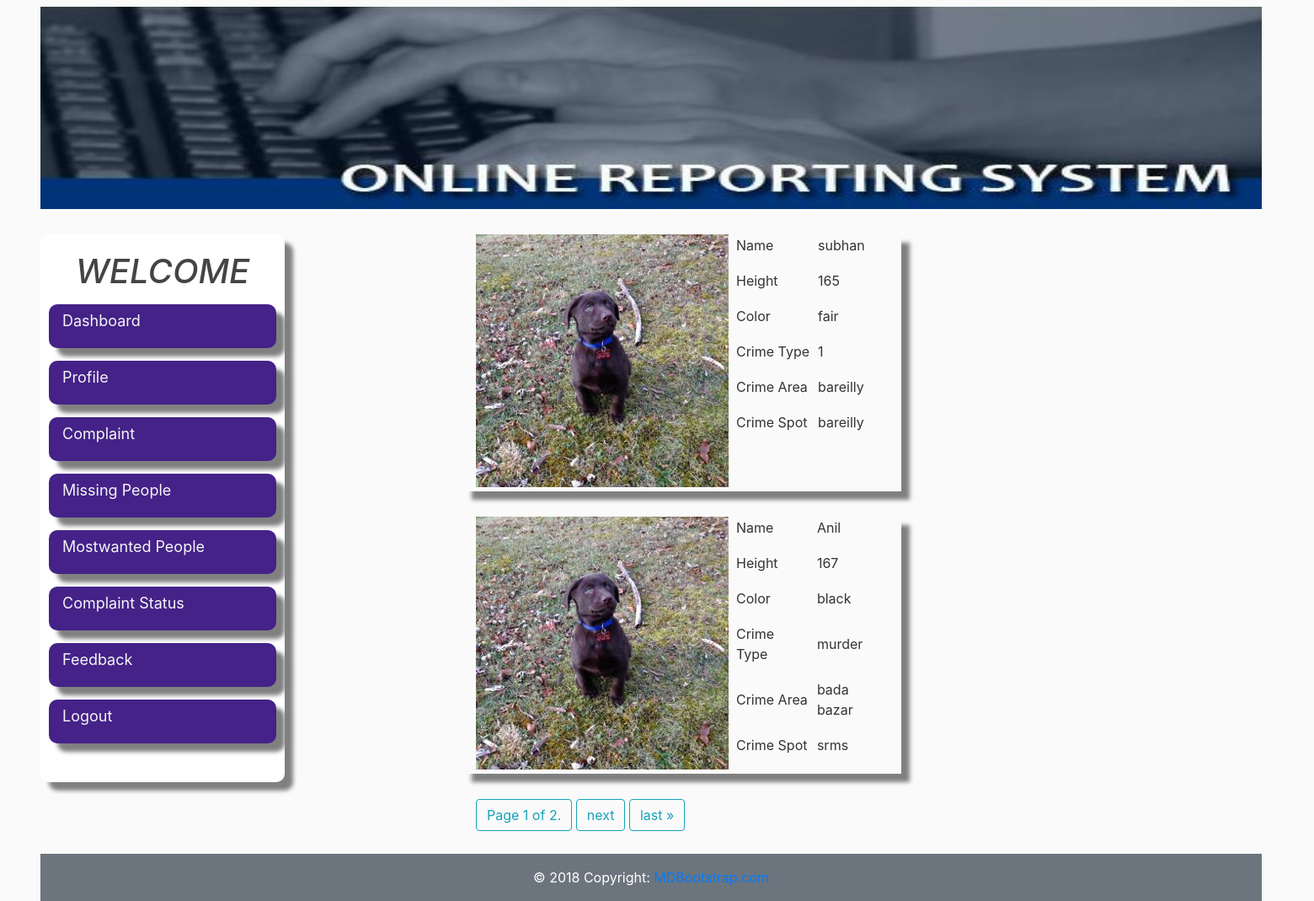
Page /Mwanted/ (signed in) on the committed database.
### Police/models.py (models this page shows, shortened)
class wanted(models.Model):
    uname = models.CharField(max_length=20)
    height = models.IntegerField(default=0)
    color = models.CharField(max_length=20)
    crime_type = models.CharField(max_length=20)
    crime_area = models.CharField(max_length=20)
    crime_spot = models.CharField(max_length=20)
    photo = models.ImageField(upload_to='wanted_people', blank=True,null=True)
    date = models.DateTimeField(auto_now=True)

### Usersapp/views.py (the view)
# urls.py: path('Mwanted/',views.Mwanted, name='Mwanted'),
@login_required
def Mwanted(request):
    data_list = wanted.objects.all()
    paginator = Paginator(data_list, 2)
    page = request.GET.get('page')
    datas = paginator.get_page(page)
    return render(request,'Usersapp/wanted.html',{'datas': datas})

### Usersapp/templates/Usersapp/wanted.html (shortened to what this page needs)
{% extends "Usersapp/layout2.html" %}
{% block content %}
{% load static %}
{% for data in datas %}
<div  style="height: 400px;">
<div class="container mb-4" style="margin-top:30px; margin-left:550px; box-shadow: 10px 10px 5px grey;width:520px; height: 305px">
  <div class="media">
    <img alt="pic"  src="{{ data.photo.url}}">
    <div class="media-body ml-2">
      <table>
        <tr>
          <td><p>Name</p></td>
          <td><p class="ml-2">{{data.uname}}</p></td>
        </tr>
        <tr>
          <td><p>Height</p></td>
          <td><p class="ml-2">{{data.height}}</p></td>
        </tr>
        <tr>
          <td><p>Color</p></td>
          <td><p class="ml-2">{{data.color}}</p></td>
        </tr>
        <tr>
          <td><p>Crime Type</p></td>
          <td><p class="ml-2">{{data.crime_type}}</p></td>
        </tr>
        <tr>
          <td><p>Crime Area</p></td>
          <td><p class="ml-2">{{data.crime_area}}</p></td>
        </tr>
        <tr>
          <td><p>Crime Spot</p></td>
          <td><p class="ml-2">{{data.crime_spot}}</p></td>
        </tr>
      </table>
    </div>
  </div>
</div>
  {% endfor %}
  <div class="container " style="margin-top:30px; margin-left:550px">
      <span class="step-links">
          <span class="current btn btn-outline-info mb-4">
              Page {{ datas.number }} of {{ datas.paginator.num_pages }}.
          </span>
          {% if datas.has_next %}
              <a class="btn btn-outline-info mb-4" href="?page={{ datas.next_page_number }}">next</a>
              <a  class="btn btn-outline-info mb-4" href="?page={{ datas.paginator.num_pages }}">last &raquo;</a>
          {% endif %}
      </span>
  </div>
  </div>
{% endblock content %}

### Usersapp/templates/Usersapp/layout2.html (shortened to what this page needs)
{% load static %}
<!DOCTYPE html>
<html>
<head>
    <link rel="stylesheet" href="https://maxcdn.bootstrapcdn.com/bootstrap/4.0.0/css/bootstrap.min.css">
    <link rel="stylesheet" type="text/css" href="{% static 'Usersapp/main.css' %}">
</head>
<body>
    <header class="site-header mt-2 ml-5">
        <div id="carouselExampleSlidesOnly" class="carousel slide" data-ride="carousel" style = " height:240px; width:1450px">
            <div class="carousel-inner">
              <div class="carousel-item active">
                <img class="d-block w-100 mr-4" src="{% static 'Usersapp/a.gif' %}" alt="First slide" style = " height:240px; width:1000px">
              </div>
              </div></div>
              </header>
              <div class="sidenav ml-5 ">
                  <h1 class="welcome">WELCOME</h1>
                  <a href="{% url 'usershome' %}">Dashboard</a>
                  <a href="/profile">Profile</a>
                  <a href="/complaint">Complaint</a>
                  <a href="/pmissing">Missing People</a>
                  <a href="/Mwanted">Mostwanted People</a>
                  <a href="/viewcomplaint">Complaint Status</a>
                  <a href="/feedback" >Feedback</a>
                  <a href="{% url 'home' %}">Logout </a>
                </div>
          {% block content %}
          {% endblock %}
     <footer class="page-footer font-small blue bg-secondary text-white ml-5 mb-2 " style = " width:1450px">
        <div class="footer-copyright text-center py-3 bg-">© 2018 Copyright:
          <a href="https://mdbootstrap.com/education/bootstrap/"> MDBootstrap.com</a>
        </div>
      </footer>
</body>
</html>

### Usersapp/static/Usersapp/main.css (style rules this page uses)
body { background: #fafafa; color: #333333; }
h1, h2, h3, h4, h5, h6 { color: #444444; }

### Usersapp/templates/Usersapp/layout2.html (style rules this page uses)
.sidenav { width: 290px; left: 0; background-color:white; padding-top: 20px; height: 650px; float: left; box-shadow: 10px 10px 5px gray; margin-top: 30px; border-radius: 10px; }
.sidenav a { padding: 6px 8px 6px 16px; text-decoration: none; font-size: 18px; color: whitesmoke; display: block; border-radius: 10px; background-color: #428; margin-top: 15px; height: 52px; box-shadow: 10px 10px 5px gray; margin-left: 10px; margin-right: 10px; }
.welcome { text-align: center; font-style: italic; }

### rows in the picture
wanted: photo (picture), uname "subhan", height "165", color "fair", crime_type "1", crime_area "bareilly", crime_spot "bareilly"
wanted: photo (picture), uname "Anil", height "167", color "black", crime_type "murder", crime_area "bada bazar", crime_spot "srms"

### other values in the picture
{{ datas.number }} "1"
{{ datas.paginator.num_pages }} "2"
